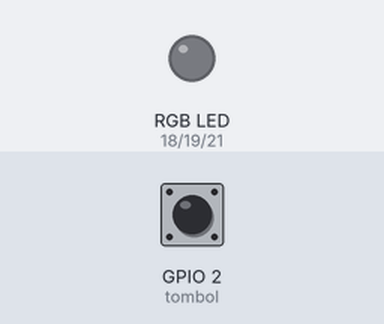
A sketch run on a simulated ESP32. Parts: an RGB LED mixed from three pins (HIGH = lit). Dashed ring = blinking. The inputs (shaded band) are chosen by the test bench; at power-on: GPIO 2 (tombol) HIGH.

Above: at 0.1 s.
At 1.2 s:
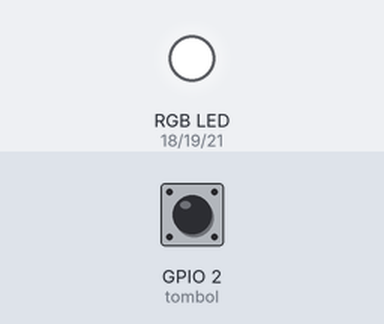
1.3 s: GPIO 2 (tombol) pulled LOW for 0.15 s
At 2.25 s:
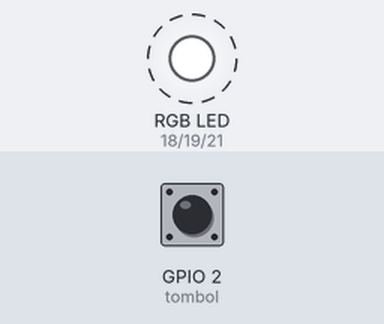
Timing chart, 0 to 10.3 s (numbered marks = the images above; inputs shaded):
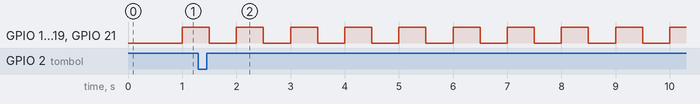

Measured:
- after the input at 1.3 s, GPIO 18 (ledMerah), GPIO 19 (ledHijau), GPIO 21 (ledBiru): alternates HIGH for 0.50 s and LOW for 0.50 s, starting after 0.20 s

The sketch:

S1_Code_class5_PT5.ino
```cpp
// ==========================================
// LED RGB + Push Button
// ESP32 - Kelas 5
// ==========================================

// Pin LED RGB
const int ledMerah = 18;
const int ledHijau = 19;
const int ledBiru  = 21;

// Pin Push Button
const int tombol = 2;

// Kecepatan kedip LED
int lambat = 1000;   // 1 detik
int sedang = 500;    // 0,5 detik
int cepat = 200;     // 0,2 detik

// Menyimpan mode kecepatan
int mode = 1;

// Menyimpan waktu kedip
unsigned long waktuSebelumnya = 0;

// Status LED
bool ledNyala = false;

// Status tombol sebelumnya
bool tombolSebelumnya = HIGH;


void setup() {

  // LED sebagai OUTPUT
  pinMode(ledMerah, OUTPUT);
  pinMode(ledHijau, OUTPUT);
  pinMode(ledBiru, OUTPUT);

  // Tombol sebagai INPUT
  pinMode(tombol, INPUT_PULLUP);

}


void loop() {

  // Membaca tombol
  bool tombolSekarang = digitalRead(tombol);


  // Jika tombol baru saja ditekan
  if (tombolSebelumnya == HIGH && tombolSekarang == LOW) {

    // Ganti mode
    mode++;

    // Jika sudah mode 3, kembali ke mode 1
    if (mode > 3) {
      mode = 1;
    }

    delay(200); // Anti tombol terlalu cepat
  }


  // Simpan kondisi tombol
  tombolSebelumnya = tombolSekarang;


  // Menentukan kecepatan berdasarkan mode
  int waktuKedip;

  if (mode == 1) {
    waktuKedip = lambat;
  }
  else if (mode == 2) {
    waktuKedip = sedang;
  }
  else {
    waktuKedip = cepat;
  }


  // Mengatur waktu kedip LED
  if (millis() - waktuSebelumnya >= waktuKedip) {

    waktuSebelumnya = millis();

    // Membalik kondisi LED
    ledNyala = !ledNyala;

    if (ledNyala) {

      // LED menyala
      digitalWrite(ledMerah, HIGH);
      digitalWrite(ledHijau, HIGH);
      digitalWrite(ledBiru, HIGH);

    }
    else {

      // LED mati
      digitalWrite(ledMerah, LOW);
      digitalWrite(ledHijau, LOW);
      digitalWrite(ledBiru, LOW);

    }
  }

}
```
